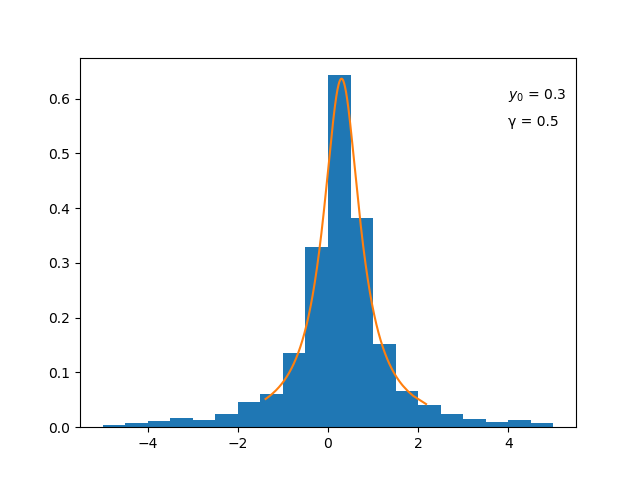

Recreate this plot in Python.
#!/usr/bin/python3
# -*- coding: utf-8 -*-

import cmath as math
import random as random
import matplotlib.pyplot as plt
import numpy as np

N = 5000
X = []
Y = []
density = []
x0 = y0 = .3
gamma = .5

def f(y):
    return (1/(math.pi*gamma*(1+((y-y0)/gamma)**2)))

# odwrotnosc dystrybuanty
def F(x):
    return gamma*math.tan((math.pi/2)*(2*x - 1))+x0

def warSum(N, result, u):
    value = 0
    for i in range(1, N):
        value += (result[i]-u)**2
    return value

X = np.random.normal(y0, gamma, N)
X = np.sort_complex(X)

for x in X:
    Y.append(F(x))

for x in X:
    density.append(f(x))

plt.text(4, 0.6, r'$y_0$ = {}'.format(y0))
plt.text(4, 0.55, '\u03B3 = {}'.format(gamma))
plt.hist(Y, range=[-5, 5], density=True, bins=20)
plt.plot(X, density)
plt.show()

avg = sum(Y)/N
wariancja = 1/N * warSum(N, Y, avg)
print("avg = ", avg)
print("wariancja = ", wariancja)
